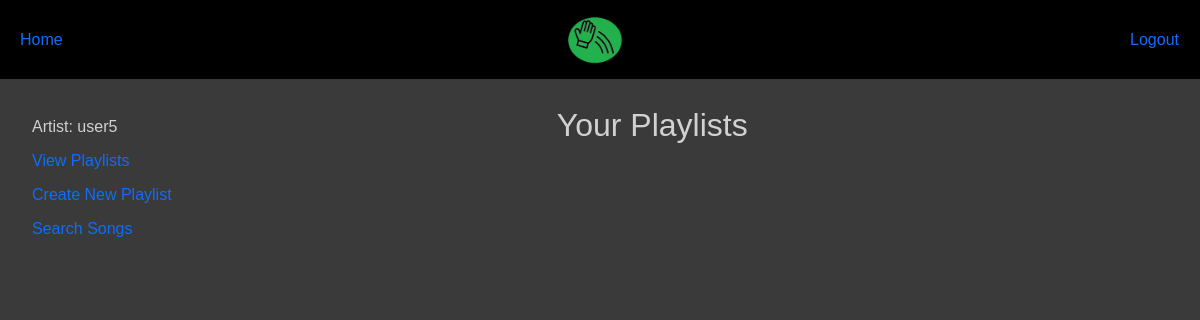
The app's page /slapify/my_playlists/ (signed in), older data.
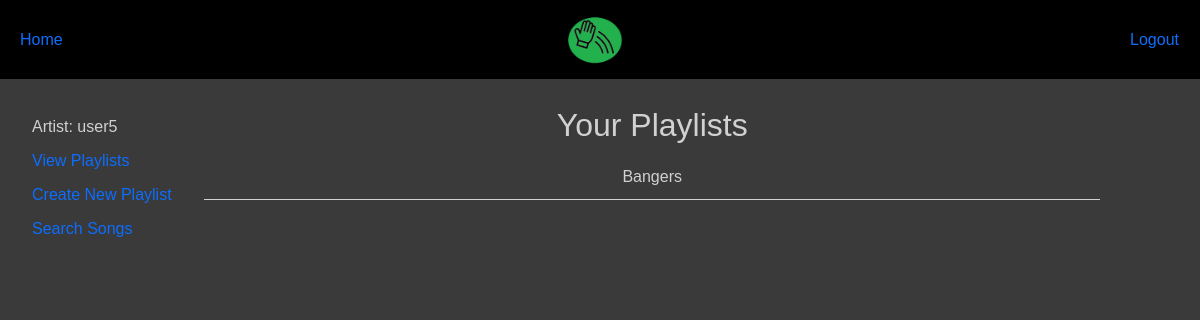
The same page, newer data.
### slapify_web_app/models.py (models this page shows, shortened)
class User(AbstractUser):
    user_type_choices = (
        ('Admin', 'Admin'),
        ('Artist', 'Artist'),
        ('User', 'User'),
    )
    user_type = models.CharField(max_length=20, choices=user_type_choices, default='User')
    objects = UserManager()
    class Meta:
        permissions = [
            ('can_view_special_content', 'Can view special content'),
        ]
    groups = models.ManyToManyField(
        'auth.Group',
        related_name='custom_slapifyuser_groups',
        related_query_name='custom_slapifyuser_group'
    )
    user_permissions = models.ManyToManyField(
        'auth.Permission',
        related_name='custom_slapifyuser_user_permissions',
        related_query_name='custom_slapifyuser_user_permission'
    )

class Playlist(models.Model):
    name = models.CharField(max_length=100)
    user = models.ForeignKey(User, on_delete=models.CASCADE)
    songs = models.ManyToManyField(Song)

### slapify_web_app/views.py (the view)
# urls.py: path('my_playlists/', views.my_playlists, name='my_playlists'),
def my_playlists(request):
    user_playlists = Playlist.objects.filter(user=request.user)
    context = {
        'user_playlists': user_playlists,
    }
    return render(request, 'my_playlists.html', context)

### slapify_web_app/templates/my_playlists.html (shortened to what this page needs)
{% extends "base_template.html" %}
{% block content %}
<div class="playlist_head_container">
    <h2 class="playlist_head">Your Playlists</h2>
</div>
<table class="user_playlists_table">
    {% for playlist in user_playlists %}
        <tr class="user_playlists_table_row" data-url="{% url 'playlist_details' playlist.pk %}">
            <td class="user_playlists_table_cell">{{ playlist.name }}</td>
        </tr>
    {% endfor %}
</table>
{% endblock content %}

### slapify_web_app/templates/base_template.html (shortened to what this page needs)
<!DOCTYPE html>
<html lang="en">
<head>
    <link rel="stylesheet" href="https://cdn.jsdelivr.net/npm/bootstrap@5.3.3/dist/css/bootstrap.min.css"
>
    {% load static %}
    <link rel="stylesheet" href="{% static 'css/styles.css' %}" />
</head>
<body>
    <div class="col-lg-12 d-lg-block">
        <ul class="navbar">
            {% if user.is_authenticated %}
            <li class="navbar-item">
                <a href="{% url 'index' %}">Home</a>
            </li>
            <li class="navbar-item">
                <img src="{% static 'Slapify_logo.png' %}" alt="Slapify Logo"
                width="85">
            </li>
            <li class="navbar-item">
                <form id="logout-form" method="post" action="{% url 'logout' %}">
                <button type="submit" class="btn btn-link" style="text-decoration: none;">Logout</button>
                </form>
            </li>
            {% endif %}
        </ul>
    </div>
    {% block sidebar %}
        <div class="row">
            {% if user.is_authenticated %}
            <div class="col-lg d-lg-block sidebar">
                <ul class="sidebar-nav">
                    <li class="sidebar-item">{{user.user_type}}: {{ user.get_username }}</li>
                    <li class="sidebar-item">
                        <a href="{% url 'my_playlists' %}">View Playlists</a>
                    </li>
                    <li class="sidebar-item">
                        <a href="{% url 'create_playlist' %}">Create New Playlist</a>
                    </li>
                    <li class="sidebar-item">
                        <a href="{% url 'song_search' %}">Search Songs</a>
                    </li>
                </ul>
            </div>
                <div class="col-lg-10">{% block content %}{% endblock content %}</div>
            {% else %}
                <div class="col-lg-12">{% block logged_out_content %}{% endblock logged_out_content %}</div>
            {% endif %}
        </div>
    {% endblock sidebar %}
</body>
</html>

### slapify_web_app/static/css/styles.css (style rules this page uses)
body { background-color: rgb(58, 58, 58); font-family: Verdana, Geneva, Tahoma, sans-serif; color: rgb(209, 209, 209); }
h2 { text-align: center; margin: 30px; }
.navbar { background-color: black; width: 100%; }
#logout-form { display: inline; }
#logout-form button { padding: 0; margin: 0; }
.navbar { list-style-type: none; }
.sidebar-nav { margin-top: 20px; padding: 5; list-style: inside; }
.navbar-item { display: inline; margin-left: 20px; margin-right: 20px; }
.sidebar-item { display: block; margin-top: 10px; }
a:hover, a:visited, a:link, a:active { text-decoration: none; }
.playlist_head_container { width: 100%; display: flex; justify-content: center; align-items: center; margin: 30px; position: relative; }
.playlist_head { position: absolute; right: 30%; width: 50%; }
.user_playlists_table { width: 90%; }
.user_playlists_table_row { border-bottom: 1px solid; }
.user_playlists_table_cell { text-align: center; padding: 10px; }

Row changes from the older to the newer data that the page shows:
added Playlist: name "Bangers"
